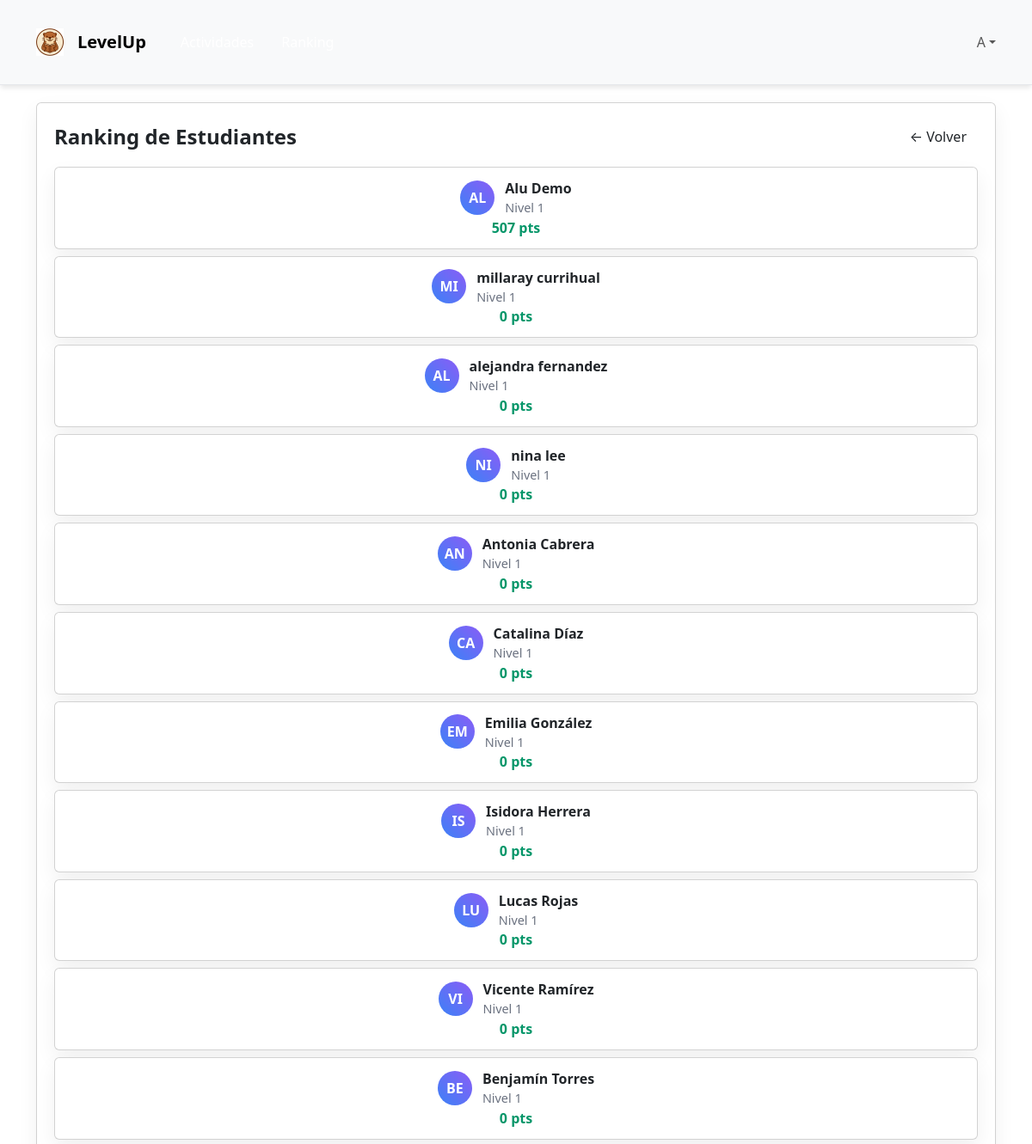
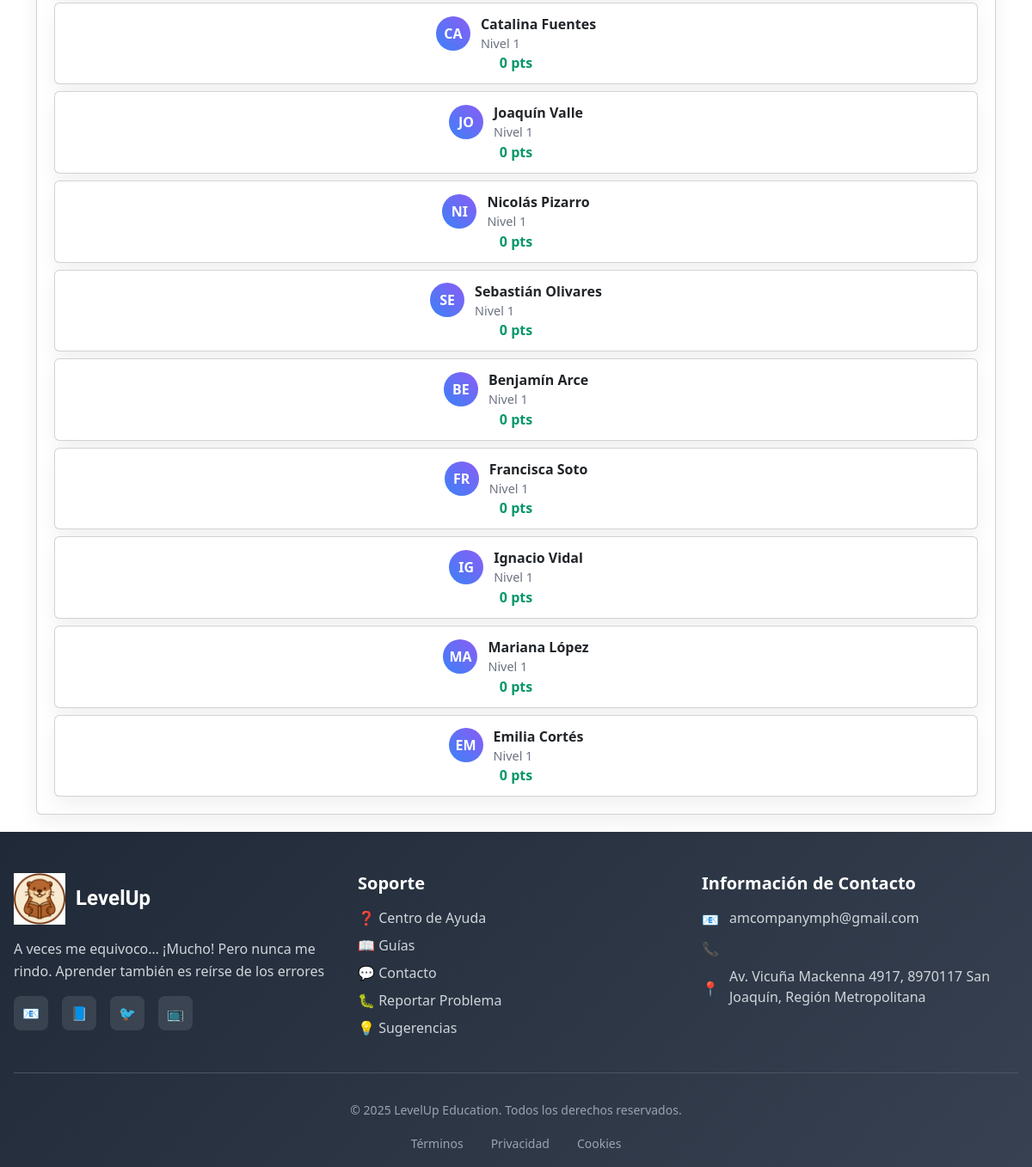
The app's page /ranking/ (signed in) with its own data (2 pictures, top to bottom).
### LevelUp/models.py (models this page shows, shortened)
class Estudiante(models.Model):
    usuario = models.OneToOneField(Usuario, on_delete=models.CASCADE, primary_key=True)
    nivel = models.IntegerField(default=1)
    curso = models.CharField(max_length=50)
    puntos = models.IntegerField(default=0)
    medallas = models.IntegerField(default=0)
    xp = models.PositiveIntegerField(default=0)
    coins = models.PositiveIntegerField(default=0)
    avatar_kind = models.CharField(max_length=20, default="otter")        # especie
    avatar_slug = models.CharField(max_length=40, default="otter")        # archivo base en /static/LevelUp/img/avatars/otter.png
    accesorios_desbloqueados = models.JSONField(default=list, blank=True) # ["gafas_azules", "mochila_lvl1"]
    accesorios_equipados = models.JSONField(default=dict, blank=True)      # {"cabeza":"gorra_roja","cara":"gafas_azules","espalda":"mochila_lvl1"}
    habilidades = models.JSONField(default=dict, blank=True)               # {"memoria_boost":2}
    def nivel(self):
        n = 1
        while self.xp >= (n * n * 100):
            n += 1
        return max(1, n - 1)

class Usuario(AbstractUser):
    class Rol(models.TextChoices):
        ESTUDIANTE    = "ESTUDIANTE", "Estudiante"
        DOCENTE       = "DOCENTE", "Docente"
        ADMINISTRADOR = "ADMINISTRADOR", "Administrador"
    rol = models.CharField(
        max_length=20,
        choices=Rol.choices,
        default=Rol.ESTUDIANTE,
    )
    rut = models.CharField(max_length=12, unique=True, validators=[validar_formato_rut])
    email = models.EmailField(max_length=128, unique=True)
    rol = models.CharField(max_length=20, choices=Rol.choices)

### LevelUp/views.py (the view)
# urls.py: path("ranking/", views.ranking_view, name="ranking"),
@login_required
def ranking_view(request):
    estudiantes_top = Estudiante.objects.order_by("-puntos").select_related("usuario")[:20]
    return render(request, "LevelUp/ranking.html", {"estudiantes_top": estudiantes_top})

### LevelUp/templates/LevelUp/ranking.html (shortened to what this page needs)
{% extends "LevelUp/base.html" %}
{% block content %}
<main class="min-h-screen">
  <div class="container">
    <div class="card">
      <div class="card-content">
        <div style="display:flex; justify-content:space-between; align-items:center;">
          <h1 style="margin:0; font-size:1.5rem; font-weight:800;">Ranking de Estudiantes</h1>
          <a href="{% url 'home' %}" class="btn btn-outline">← Volver</a>
        </div>
        <ul style="list-style:none; padding:0; margin:1rem 0 0; display:grid; gap:.5rem;">
          {% for e in estudiantes_top %}
            <li class="card" style="padding:.75rem 1rem; display:flex; align-items:center; justify-content:space-between;">
              <div style="display:flex; align-items:center; gap:.75rem;">
                <div class="leaderboard-avatar">
                  {{ e.usuario.first_name|default:e.usuario.username|slice:":2"|upper }}
                </div>
                <div>
                  <div style="font-weight:600;">
                    {{ e.usuario.get_full_name|default:e.usuario.username }}
                  </div>
                  <div style="color:#6b7280; font-size:.9rem;">Nivel {{ e.nivel|default:1 }}</div>
                </div>
              </div>
              <div class="leaderboard-points">{{ e.puntos|default:0 }} pts</div>
            </li>
          {% empty %}
            <div class="msg info">Aún no hay estudiantes con puntaje.</div>
          {% endfor %}
        </ul>
      </div>
    </div>
  </div>
</main>
{% endblock %}

### LevelUp/static/LevelUp/css/style.css (style rules this page uses)
:root { --primary-color: #3b82f6; --secondary-color: #8b5cf6; --success-color: #10b981; --warning-color: #f59e0b; --danger-color: #ef4444; --background-light: #f8fafc; --background-gradient: linear-gradient(135deg, #667eea 0%, #764ba2 100%); --card-shadow: 0 4px 6px -1px rgba(0, 0, 0, 0.1); --card-shadow-hover: 0 10px 15px -3px rgba(0, 0, 0, 0.1); --border-radius: 0.5rem; --border-radius-lg: 1rem; --font-family: 'Inter', -apple-system, BlinkMacSystemFont, sans-serif; }
* { margin: 0; padding: 0; box-sizing: border-box; }
body { font-family: var(--font-family); background: var(--background-light); color: #1f2937; line-height: 1.6; }
.container { max-width: 1200px; margin: 0 auto; padding: 0 1rem; }
.card { background: white; border-radius: var(--border-radius); box-shadow: var(--card-shadow); transition: all 0.3s ease; overflow: hidden; }
.card-content { padding: 1.5rem; }
.btn { display: inline-flex; align-items: center; justify-content: center; padding: 0.75rem 1.5rem; border-radius: var(--border-radius); font-weight: 500; text-decoration: none; border: none; cursor: pointer; transition: all 0.2s ease; gap: 0.5rem; }
.btn-outline { background: transparent; border: 2px solid var(--primary-color); color: var(--primary-color); }
.min-h-screen { min-height: 100vh; }

### LevelUp/static/LevelUp/css/global.css (style rules this page uses)
:root { --bg:#f8fafc; --text:#111827; --muted:#6b7280; --border:#e5e7eb; --primary:#6366f1; --primary-weak: rgba(99,102,241,.15); --success:#10b981; --warning:#f59e0b; }
html,body { height:100%; }
body { margin:0; background:var(--bg); color:var(--text); font-family:system-ui, -apple-system, "Segoe UI", Roboto, Ubuntu, Cantarell, "Helvetica Neue", Arial, "Noto Sans", "Apple Color Emoji","Segoe UI Emoji","Segoe UI Symbol"; }
.container { max-width:1100px; margin:0 auto; padding:1.25rem; }
.card { background:#fff; border-radius:.75rem; box-shadow:0 10px 25px rgba(0,0,0,.06); }
.card-content { padding:1.25rem; }
.btn { display:inline-flex; align-items:center; justify-content:center; gap:.5rem; padding:.6rem .9rem; border-radius:.5rem; border:0; cursor:pointer; text-decoration:none; }
.btn-outline { background:#fff; border:1px solid var(--border); color:#374151; }
.leaderboard-avatar { width:2.5rem; height:2.5rem; border-radius:50%; background:linear-gradient(45deg, #3b82f6, #8b5cf6); display:flex; align-items:center; justify-content:center; color:#fff; font-weight:600; }
.leaderboard-points { font-weight:600; color:#059669; }
:root { --bp-ink:#1E1B2E; --bp-primary:#867cc4; --bp-primary-600:#6f64a3; --bp-blue:#3A81F6; --bp-accent:#988bb6; --bp-hero:#bfbaf7; --bp-soft:#EAF0FF; --bp-cream:#fbeaff; }
:root { --edu-ink:#0b2545; --edu-ink-700:#314766; --edu-primary:#2563eb; --edu-secondary:#10b981; --edu-accent:#f59e0b; --edu-bg:#f7fafc; --edu-card:#ffffff; }

### LevelUp/static/LevelUp/css/login.css (style rules this page uses)
body { margin: 0; font-family: 'Poppins', sans-serif; background-color: #0d2040; color: white; }

### LevelUp/static/LevelUp/css/home.css (style rules this page uses)
body { font-family: 'Poppins', sans-serif; background-color: #f6fbff; color: #2a2a2a; overflow-x: hidden; }
:root { --azul-suave: #d5ecff; --azul-oscuro: #004c91; --celeste: #4db7ff; --verde: #75d67a; --amarillo: #ffda6b; --rosa: #ff7bac; }

### records on screen
Estudiante: usuario.first_name "AL", usuario.get_full_name "Alu Demo", nivel "1", puntos "507"
Estudiante: usuario.first_name "MI", usuario.get_full_name "millaray currihual", nivel "1", puntos "0"
Estudiante: usuario.first_name "AL", usuario.get_full_name "alejandra fernandez", nivel "1", puntos "0"
Estudiante: usuario.first_name "NI", usuario.get_full_name "nina lee", nivel "1", puntos "0"
Estudiante: usuario.first_name "AN", usuario.get_full_name "Antonia Cabrera", nivel "1", puntos "0"
Estudiante: usuario.first_name "CA", usuario.get_full_name "Catalina Díaz", nivel "1", puntos "0"
Estudiante: usuario.first_name "EM", usuario.get_full_name "Emilia González", nivel "1", puntos "0"
Estudiante: usuario.first_name "IS", usuario.get_full_name "Isidora Herrera", nivel "1", puntos "0"
Estudiante: usuario.first_name "LU", usuario.get_full_name "Lucas Rojas", nivel "1", puntos "0"
Estudiante: usuario.first_name "VI", usuario.get_full_name "Vicente Ramírez", nivel "1", puntos "0"
Estudiante: usuario.first_name "BE", usuario.get_full_name "Benjamín Torres", nivel "1", puntos "0"
Estudiante: usuario.first_name "CA", usuario.get_full_name "Catalina Fuentes", nivel "1", puntos "0"
Estudiante: usuario.first_name "JO", usuario.get_full_name "Joaquín Valle", nivel "1", puntos "0"
Estudiante: usuario.first_name "NI", usuario.get_full_name "Nicolás Pizarro", nivel "1", puntos "0"
Estudiante: usuario.first_name "SE", usuario.get_full_name "Sebastián Olivares", nivel "1", puntos "0"
Estudiante: usuario.first_name "BE", usuario.get_full_name "Benjamín Arce", nivel "1", puntos "0"
Estudiante: usuario.first_name "FR", usuario.get_full_name "Francisca Soto", nivel "1", puntos "0"
Estudiante: usuario.first_name "IG", usuario.get_full_name "Ignacio Vidal", nivel "1", puntos "0"
Estudiante: usuario.first_name "MA", usuario.get_full_name "Mariana López", nivel "1", puntos "0"
Estudiante: usuario.first_name "EM", usuario.get_full_name "Emilia Cortés", nivel "1", puntos "0"

### other values on screen
{{ display_name|slice:":1"|upper }} "A"
